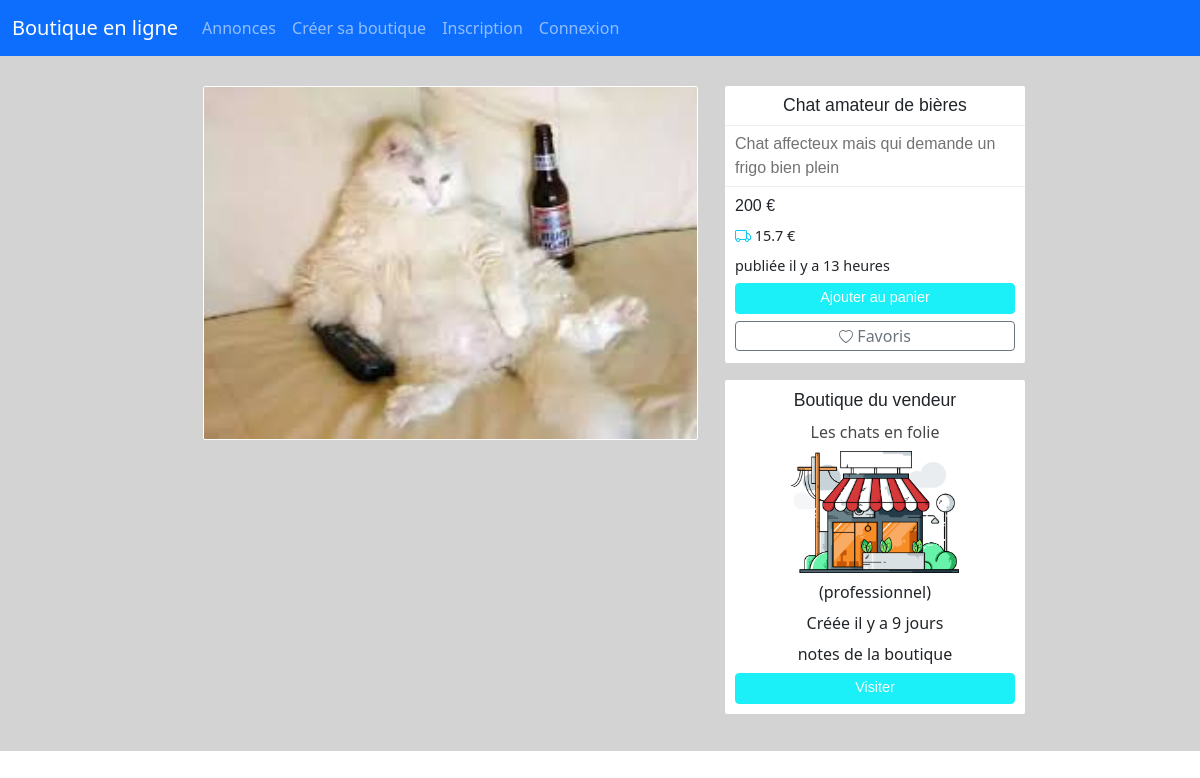
The page /annoncevoir/voirpro/60 on the database its author committed.
### tables this page shows
CREATE TABLE IF NOT EXISTS `photo_annonce` (
  `id` int(11) NOT NULL AUTO_INCREMENT,
  `photo` varchar(100) NOT NULL,
  `annonce_id` int(11) NOT NULL,
  PRIMARY KEY (`id`),
  KEY `annonce_id` (`annonce_id`),
  KEY `annonce_id_2` (`annonce_id`)
);

CREATE TABLE IF NOT EXISTS `annonce` (
  `id` int(11) NOT NULL AUTO_INCREMENT,
  `titre` varchar(255) NOT NULL,
  `description` longtext NOT NULL,
  `poids` float NOT NULL,
  `prix` int(11) NOT NULL,
  `stock` int(11) DEFAULT NULL,
  `create_at` datetime NOT NULL DEFAULT CURRENT_TIMESTAMP,
  `categorie_id` int(11) NOT NULL,
  `user_id` int(11) DEFAULT NULL,
  `boutique_pro_id` int(11) DEFAULT NULL,
  `boutique_particulier_id` int(11) DEFAULT NULL,
  PRIMARY KEY (`id`),
  KEY `users_id` (`user_id`),
  KEY `boutiques_pro_id` (`boutique_pro_id`,`boutique_particulier_id`),
  KEY `user_id` (`user_id`,`boutique_pro_id`,`boutique_particulier_id`),
  KEY `annonce_ibfk_1` (`boutique_particulier_id`),
  KEY `categorie_id` (`categorie_id`)
);

CREATE TABLE IF NOT EXISTS `livraison` (
  `id` int(11) NOT NULL AUTO_INCREMENT,
  `poids_min` float NOT NULL,
  `poids_max` float NOT NULL,
  `prix` float NOT NULL,
  PRIMARY KEY (`id`)
);

CREATE TABLE IF NOT EXISTS `boutique_pro` (
  `id` int(11) NOT NULL AUTO_INCREMENT,
  `nom` varchar(50) NOT NULL,
  `email` varchar(100) NOT NULL,
  `password` varchar(255) NOT NULL,
  `droit_id` int(11) NOT NULL,
  `create_at` datetime NOT NULL DEFAULT CURRENT_TIMESTAMP,
  `siret` varchar(255) NOT NULL,
  `rib` varchar(100) DEFAULT NULL,
  PRIMARY KEY (`id`),
  KEY `droit_id` (`droit_id`)
);

### Controllers/Controller.php (called while the page is built, shortened)
<?php
abstract class Controller
{
    public function render(string $fichier, array $donnees = [], string $template = 'default')
    {
        extract($donnees);
        require_once ROOT.'/views/'.$fichier.'.php';
    }
}

### Controllers/AnnonceVoirController.php (called while the page is built, shortened)
<?php
class AnnonceVoirController extends Controller
{
    public function voirPro($id_annonce)
    {
        $annonces = new AnnonceModel();
        $annonce = $annonces->find($id_annonce);
        $boutiques = new BoutiqueProModel;
        $boutique = $boutiques->findbyId($annonce->boutique_pro_id);
        $livraisons = new LivraisonModel;
        $livraison = $livraisons->prixLivraison($annonce->poids);
        $photos = new PhotoAnnonceModel();
        $photo = $photos->findPhotoByAnnonceId($id_annonce);
        $categorie_id = $annonce->categorie_id;
        $categories = new CategorieModel();
        $categorie = $categories->findByIdCategorie($categorie_id);
        $photo_boutiques = new PhotoAvatarModel();
        $photo_boutique = $photo_boutiques->findPhotoBoutique($boutique->id);
        $this->render('annonce_voir/voir_pro', ['annonce' => $annonce, 'livraison' => $livraison, 'photo' => $photo, 'boutique' => $boutique, 'categorie' => $categorie, 'photo_boutique' => $photo_boutique]);
    }
}

### index.php (called while the page is built, shortened)
<?php
$app = new Main();
$app->start();

### Models/PhotoAnnonceModel.php (called while the page is built, shortened)
<?php
class PhotoAnnonceModel extends Model
{
    public function __construct()
    {
        $this->table = 'photo_annonce';
    }
    public function findPhotoByAnnonceId($annonce_id)
    {
        return $this->requete("SELECT * FROM $this->table WHERE annonce_id = $annonce_id")->fetch();
    }
}

### Core/Db.php (called while the page is built, shortened)
<?php
class Db extends PDO
{
    private static $instance;
    private function __construct()
    {
        $_dsn = 'mysql:dbname='. self::DBNAME . ';host=' . self::DBHOST;
    }
    public static function getInstance():self
    {
        if(self::$instance === null){
            self::$instance = new self();
        }
        return self::$instance;
    }
}

### Models/Model.php (called while the page is built, shortened)
<?php
class Model extends Db
{
    protected $table;
    public function find(int $id)
    {
        return $this->requete("SELECT * FROM $this->table WHERE id = $id")->fetch();
    }
    public function requete(string $sql, array $attributs = null)
    {
        $this->db = Db::getInstance();
        if ($attributs !== null) {
            $query = $this->db->prepare($sql);
            $query->execute($attributs);
            return $query;
        } else {
            return $this->db->query($sql);
        }
    }
}

### Models/AnnonceModel.php (called while the page is built, shortened)
<?php
class AnnonceModel extends Model
{
    public function __construct()
    {
        $this->table = 'annonce';
    }
}

### Models/LivraisonModel.php (called while the page is built, shortened)
<?php
class LivraisonModel extends Model
{
    public function __construct()
    {
        $this->table = 'livraison';
    }
    public function prixLivraison($poids)
    {
        return $this->requete("SELECT * FROM $this->table WHERE  poids_max >= $poids ORDER BY poids_max  ")->fetch();
    }
}

### functions/depuis.php (called while the page is built, shortened)
<?php
 function depuis($date)
    {
        $origin = new DateTime(date("Y-m-d H:i:s"));
        $target = new DateTime($date);
        $interval = $origin->diff($target);
        if ((int) floor($interval->y) === 0) {
            if ((int) floor($interval->m) === 0) {
                if ((int) floor($interval->d) === 0) {
                    if ((int) floor($interval->h) === 0) {
                        if ((int) floor($interval->i) === 0) {
                            if ((int) floor($interval->s) === 0) {
                                return 'maintenant';
                            }
                            elseif ($interval->s === 1) {
                                return '1 seconde';
                            }
                            else {
                                return $interval->s. ' secondes';
                            }
                        }
                        elseif ($interval->i === 1) {
                            return '1 minute';
                        }
                        else {
                            return $interval->i. ' minutes';
                        }
                    }
                    elseif ($interval->h === 1) {
                        return '1 heure';
                    }
                    else {
                        return $interval->h. ' heures';
                    }
                }
                elseif ($interval->d === 1) {
                    return '1 jour';
                }
                else {
                    return $interval->d. ' jours';
                }
            }
            elseif ($interval->m === 1) {
                return '1 mois';
            }
            else {
                return $interval->m. ' mois';
            }
        }
        elseif ($interval->y === 1) {
            return '1 jour';
        }
        else {
            return $interval->y. ' années';
        }
    }

### Models/BoutiqueProModel.php (called while the page is built, shortened)
<?php
class BoutiqueProModel extends Model
{
    public function __construct()
    {
        $this->table = 'boutique_pro';
    }
    public function findbyId($boutique_pro_id)
    {
        return $this->requete("SELECT * FROM $this->table WHERE id = $boutique_pro_id")->fetch();
    }
}

### Models/PhotoAvatarModel.php (called while the page is built, shortened)
<?php
class PhotoAvatarModel extends Model
{
    public function __construct()
    {
    $this->table = 'photo_avatar';
    }
    public function findPhotoBoutique(int $boutique_pro_id)
    {
        return $this->requete("SELECT * FROM $this->table WHERE boutique_pro_id = ?", [$boutique_pro_id])->fetch();
    }
}

### Views/annonce_voir/voir_pro.php (the view, shortened to what this page needs)
<?php
require 'functions/depuis.php';
?>
<section class="boutique_par_container">
    <section class="boutique_par">
        <section class="photo_container">
            <img src="../../public/img/annonce/<?= $photo->photo ?>" alt="photo de l'annonce">
        </section>
        <section class="description_container">
            <section class="description_boutique_par">
                <div class="titre"><?= $annonce->titre ?></div>
                <div class="description"><?= $annonce->description ?></div>
                <div class="prix"><?= $annonce->prix ?> €</div>
                <div class="livraison">
                    <?= $livraison->prix ?> €
                </div>
                <div class="date_annonce">publiée il y a <?= depuis($annonce->create_at) ?></div>
                <div class="ajouter_panier"><a class="btn btn-info text_white col-12" href="">Ajouter au panier</a></div>
                <div class="favoris"><a class="btn btn-light col-12" href="">
                        Favoris
                    </a>
                </div>
            </section>
            <section class="boutique_boutique_par">
                <div class="boutique">Boutique du vendeur</div>
                <div class="boutique_nom"><?= $boutique->nom ?></div>
                <div class="boutique_image">
                    <?php
                        if ($photo_boutique == false) {
                            ?>
                            <img src="../../public/img/default/18.png" alt="photo de la boutique">
                            <?php
                        }else {
                            ?>
                            <img src="../../public/img/boutique_pro/<?= $photo_boutique->photo ?>" alt="photo de la boutique">
                            <?php
                        }
                    ?>
                </div>
                <div class="type">(professionnel)</div>
                <div class="boutique_date">Créée il y a <?= depuis($boutique->create_at) ?></div>
                <div class="note">notes de la boutique</div>
                <div class="voir_boutique"><a class="btn btn-primary col-12" href="<?= ACCUEIL ?>boutiqueaccueil/accueilpro">Visiter</a></div>
            </section>
        </section>
    </section>
</section>

### public/css/style.css (style rules this page uses)
*, a { box-sizing: border-box; margin: 0; text-decoration: none; }
.boutique_par_container { width: 100%; background-color: lightgray; display: flex; justify-content: center; }
.boutique_par { display: flex; justify-content: center; align-items: flex-start; min-width: 90%; flex-wrap: wrap; margin: 30px 0; min-width: 800px; max-width: 1000px; }
.photo_container { display: flex; justify-content: center; width: 55%; }
.photo_container img { width: 90%; border-radius: 2px; border: 1px solid white; }
.description_container { width: 30%; padding-top: 0px; }
.description_container div { padding: 0 10px; margin: 7px 0; }
.description_container .titre { text-align: center; font-size: 1.1em; font-family: Verdana, Geneva, Tahoma, sans-serif; margin-top: 0; padding-top: 6px; }
.description_container .description { border-top: 1px solid rgb(238, 238, 238); border-bottom: 1px solid rgb(238, 238, 238); padding: 6px 10px; font-family: Arial, Helvetica, sans-serif; color: rgb(116, 114, 114); }
.description_container .livraison { font-size: 0.9em; }
.description_container .prix { font-family: 'Trebuchet MS', 'Lucida Sans Unicode', 'Lucida Grande', 'Lucida Sans', Arial, sans-serif; }
.description_container .date_annonce { font-size: 0.9em; }
.ajouter_panier a { color: white; padding: 3px 3px 4px 3px; background-color: rgb(27, 239, 247); border: 1px solid rgb(27, 239, 247); font-family: Verdana, Geneva, Tahoma, sans-serif; font-size: 0.9em; }
.favoris a { color: #6c757d; background-color: white; padding: 2px 4px; border: 1px solid #6c757d; margin-bottom: 12px; }
.description_boutique_par { background-color: white; margin-bottom: 17px; border-radius: 2px; }
.boutique_boutique_par { background-color: white; border-radius: 2px; text-align: center; }
.boutique_boutique_par img { width: 60%; }
.boutique_boutique_par .boutique { padding-top: 7px; font-size: 1.1em; font-family: Verdana, Geneva, Tahoma, sans-serif; }
.boutique_boutique_par .boutique_nom { color: rgb(71, 71, 71); }
.boutique_boutique_par .boutique_image { display: flex; justify-content: center; }
.boutique_boutique_par .voir_boutique a { color: white; padding: 3px 3px 4px 3px; background-color: rgb(27, 239, 247); border: 1px solid rgb(27, 239, 247); font-family: Verdana, Geneva, Tahoma, sans-serif; font-size: 0.9em; margin-bottom: 10px; }

### rows shown on the page
photo_annonce: photo (picture)
annonce: titre "Chat amateur de bières", description "Chat affecteux mais qui demande un frigo bien plein", prix "200", create_at "13 heures"
livraison: prix "15.7"
boutique_pro: nom "Les chats en folie", create_at "9 jours"
